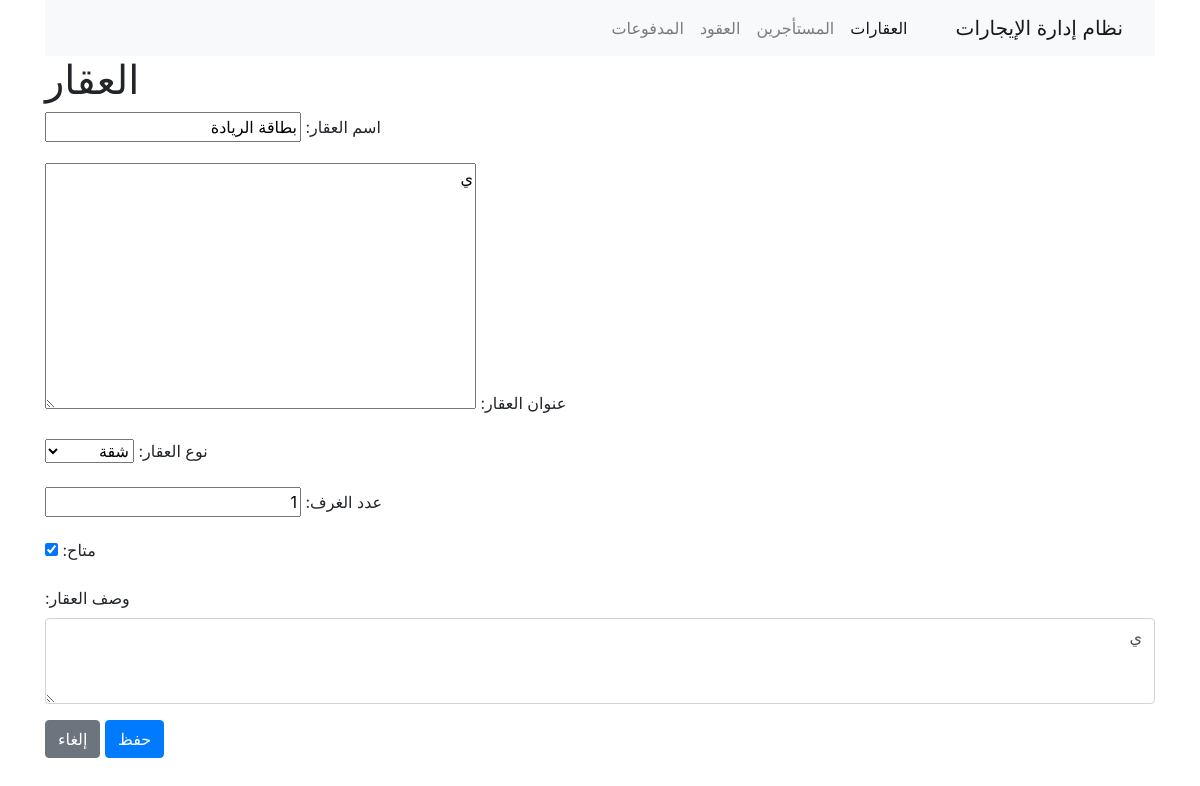
/properties/1/edit/, run on the app's committed database.
### properties/models.py (models this page shows, shortened)
class Property(models.Model):
    PROPERTY_TYPES = [
        ('apartment', 'شقة'),
        ('officestation', 'مكتب'),
        ('store', 'متجر'),
    ]
    name = models.CharField(verbose_name="اسم العقار", max_length=100)
    address = models.TextField(verbose_name="العنوان")
    property_type = models.CharField(verbose_name="نوع العقار", max_length=20, choices=PROPERTY_TYPES)
    num_rooms = models.IntegerField(verbose_name="عدد الغرف")
    available = models.BooleanField(verbose_name="متاح", default=True)
    description = models.TextField(verbose_name="الوصف", blank=True, null=True)
    created_at = models.DateTimeField(verbose_name="تاريخ الإضافة", auto_now_add=True)

### properties/views.py (the view, shortened to what this page needs)
# urls.py: path('properties/<int:pk>/edit/', PropertyUpdateView.as_view(), name='property_edit'),
class PropertyUpdateView(UpdateView):
    model = Property
    form_class = PropertyForm
    template_name = 'property_form.html'
    success_url = reverse_lazy('property_list')

### properties/forms.py
class PropertyForm(forms.ModelForm):
    class Meta:
        model = Property
        fields = ['name', 'address', 'property_type', 'num_rooms', 'available', 'description']
        labels = {
            'name': _('اسم العقار'),
            'address': _('عنوان العقار'),
            'property_type': _('نوع العقار'),
            'num_rooms': _('عدد الغرف'),
            'available': _('متاح'),
            'description': _('وصف العقار'),
        }
        widgets = {
            'description': forms.Textarea(attrs={'class':'form-control', 'rows':3, 'placeholder':'أدخل وصف العقار'}),
        }

### properties/templates/property_form.html (shortened to what this page needs)
{% extends 'base.html' %}
{% block content %}
<div dir="rtl">
  <h1>{{ view.action }} العقار</h1>
  <form method="POST">
    {{ form.as_p }}
    <button type="submit" class="btn btn-primary">حفظ</button>
    <a href="{% url 'property_list' %}" class="btn btn-secondary">إلغاء</a>
  </form>
</div>
{% endblock %}

### data on the page
Property: name "بطاقة الريادة", address "ي", property_type "شقة", num_rooms "1", available "☑", description "ي"
